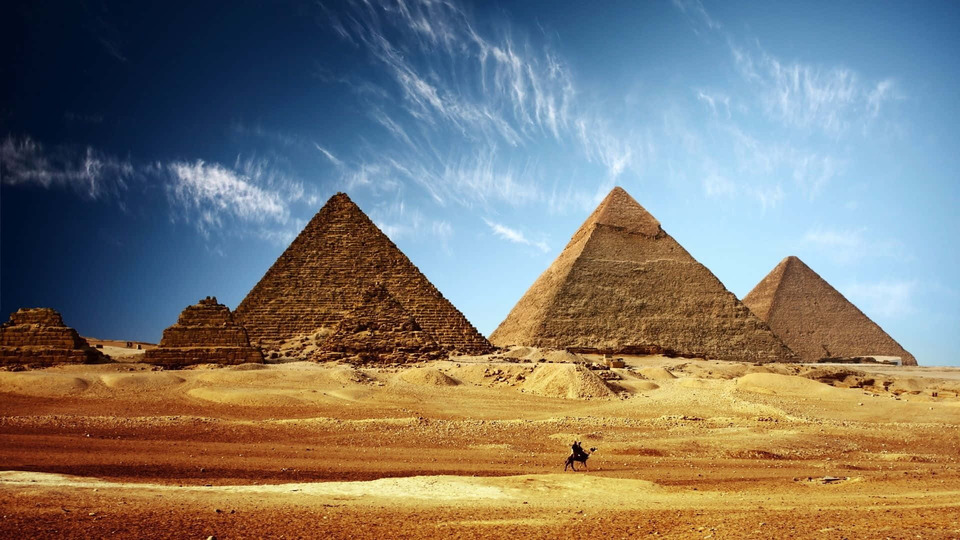
#> input picture Fotos/piramides.jpg, 960 x 540 px, found by its file name
$ python 'deteccao de borda com o Operador Lapla.py'   (older library calls are emulated)
#> lines starting #> are read from the running program, lines starting #| are printed output that depends on the picture; after the words box and inside, x2 and y2 are one past the last pixel; in counts of white or black regions, pixels touching at a corner belong together
# deteccao de borda com o Operador Laplaciano
# gera bordas muito finas (1 pixel)
# sensível a ruídos
"""
cv2.Laplacian(src, ddepth, ksize)
src = variavel cinza da imagem
ddepth = quant de bytes
ksize = tamanho da abertura da segunda derivada (opicional)
"""

# deteccao de borda com o Operador Canny
# gera bordas muito finas (1 pixel)
# segue a uma lógica parecida com laplace mas pega as borda fracas melhor
# menos sensível
"""
cv2.Canny(src, threshold1, threshold2, L2gradient)
src = variavel cinza da imagem
threshold1 / threshold2: Os dois valores de limiar para a Histerese

L2gradient (Opcional): Booleano.
Se True, usa uma fórmula mais precisa para o cálculo da magnitude do gradiente.
Se False, usa uma aproximação mais rápida (soma absoluta).
"""

import cv2

img = cv2.imread(r"projetos_treinamento\Fotos\piramides.jpg")
#> img is the input picture: shape (540, 960, 3); mean B, G, R 112.7, 121.1, 125.7
img_cinza =  cv2.cvtColor(img, cv2.COLOR_BGR2GRAY)
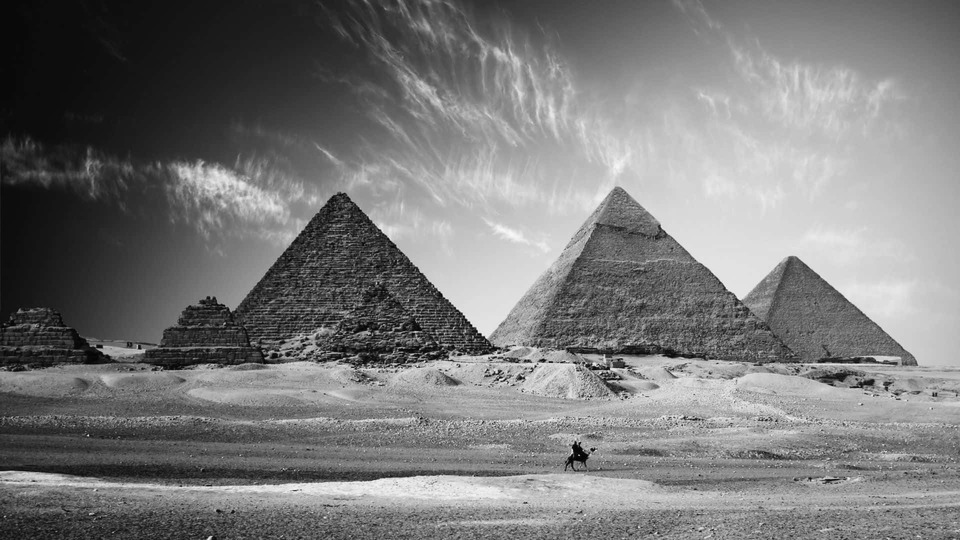
#> img_cinza: shape (540, 960); min 1, max 248, mean 121.5

# laplaciano
laplacian = cv2.Laplacian(img_cinza, cv2.CV_64F)
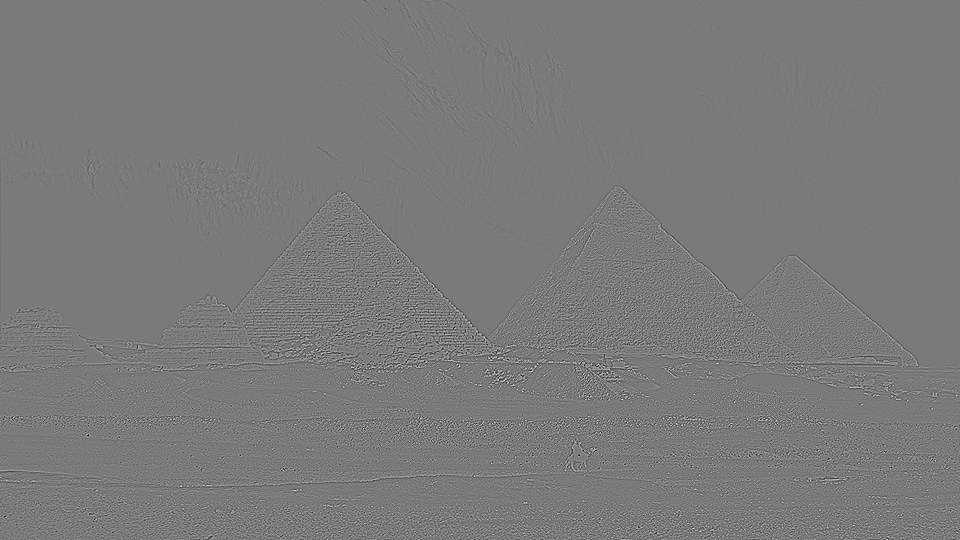
#> laplacian: shape (540, 960) float64; min -407, max 440, mean 0; drawn with min black and max white

# Canny
canny = cv2.Canny(img_cinza, 100, 100)
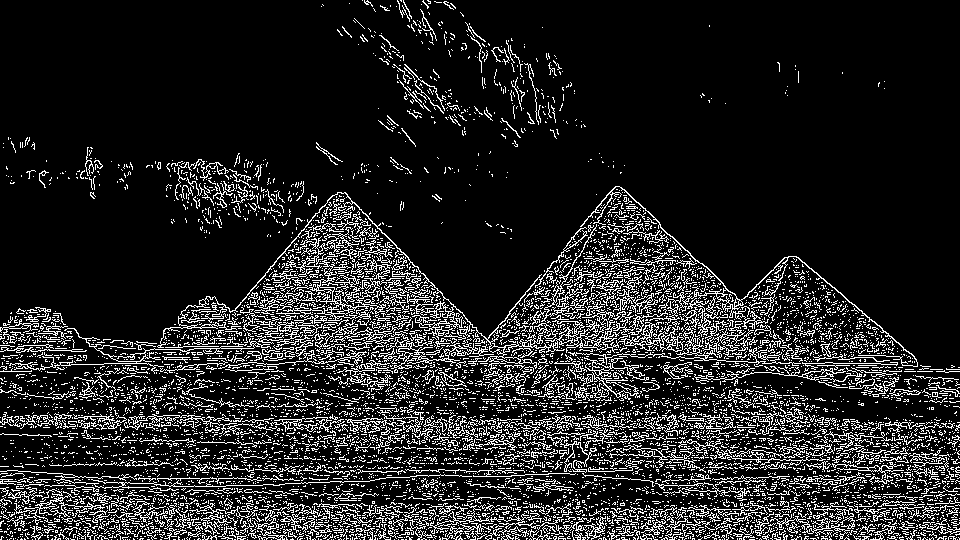
#> canny: shape (540, 960); 14.1% white in thin lines or dots

cv2.imshow("img cinza", img_cinza)
cv2.imshow("laplacinao ", laplacian)
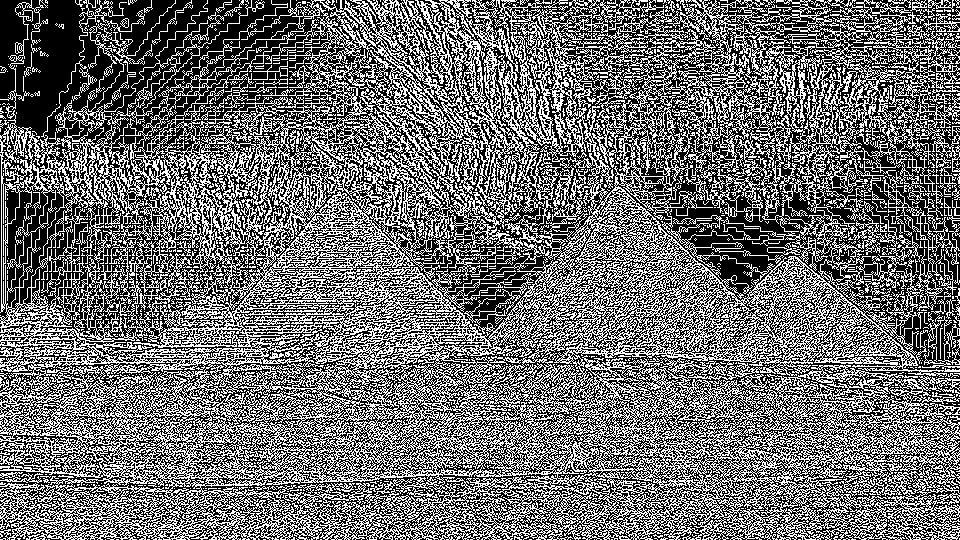
#> window 'laplacinao ': shape (540, 960); 43.1% white in thin lines or dots
cv2.imshow("canny", canny)

cv2.waitKey(0)
cv2.destroyAllWindows()

$ run again, with Fotos/Love.jpg copied over Fotos/piramides.jpg
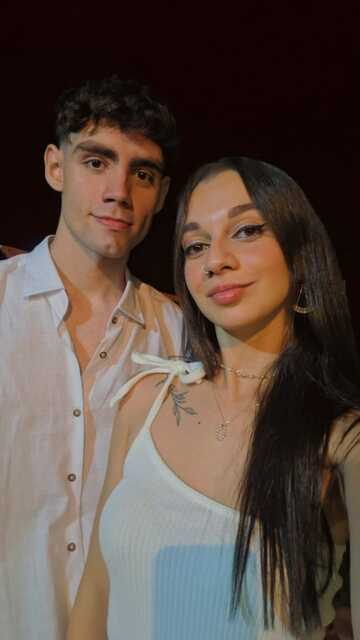
#> input picture Fotos/Love.jpg, 360 x 640 px, found by its file name
#> img is the input picture: shape (640, 360, 3); mean B, G, R 67, 75, 90.1
#> `canny = cv2.Canny(img_cinza, 100, 100)`:
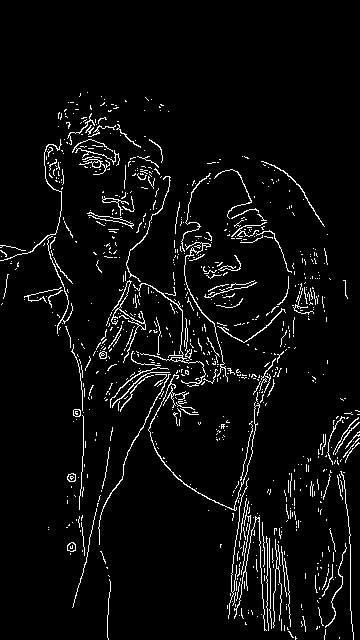
#> canny: shape (640, 360); 4.7% white in thin lines or dots, all inside (x1, y1, x2, y2) = (0, 92, 360, 640)
#> `cv2.imshow("laplacinao ", laplacian)`:
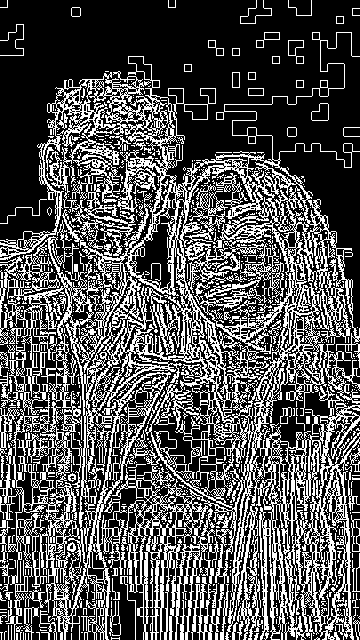
#> window 'laplacinao ': shape (640, 360); 32.8% white in thin lines or dots
